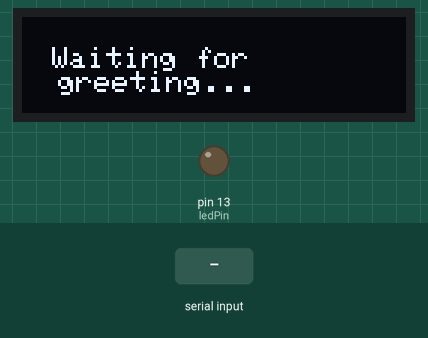
The sketch below on a simulated Arduino Uno, built with avr-gcc and run on an emulated ATmega328P. Shown: 128×32 one-colour display, output pins drawn as LEDs (lit = HIGH). The test bench sets the inputs (shaded band). The display library's start-up logo is not drawn.

Above: at 1.7 s.
1.8 s: "1" received over Serial
At 4.6 s:
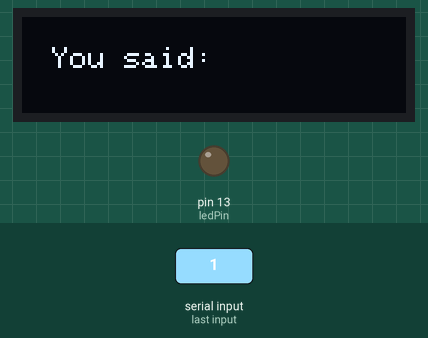
At 5.2 s:
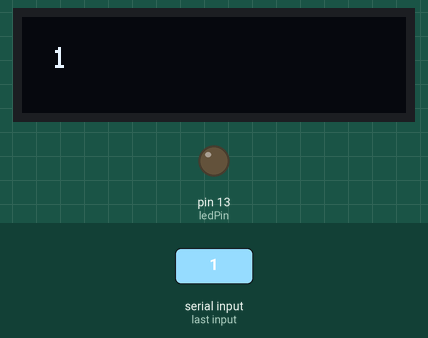
6.3 s: "0" received over Serial
At 8.6 s:
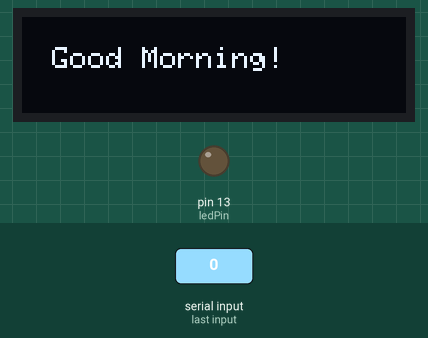
Timing chart, 0 to 10.1 s (numbered marks = the images above; inputs shaded):
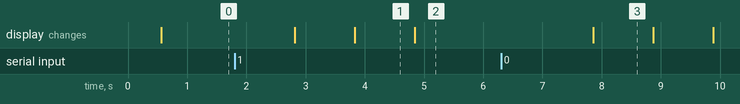

The sketch:

messageToScreen.ino
```cpp
#include <SPI.h>
#include <Wire.h>
#include <Adafruit_GFX.h>
#include <Adafruit_SSD1306.h>

#define SCREEN_WIDTH 128
#define SCREEN_HEIGHT 32

#define OLED_RESET 4
Adafruit_SSD1306 display(SCREEN_WIDTH, SCREEN_HEIGHT, &Wire, OLED_RESET);

int ledPin=13;
String message;

void setup(){
  pinMode(ledPin, OUTPUT);
  Serial.begin(9600);

  if(!display.begin(SSD1306_SWITCHCAPVCC, 0x3C)) {
    Serial.println(F("SSD1306 allocation failed"));
    for(;;);
  }

  display.display();
  delay(500);

  display.clearDisplay();

  display.setTextSize(1);
  display.setTextColor(SSD1306_WHITE);
  display.cp437(true);

  display.clearDisplay();
  display.setCursor(10, 10);
  display.print("Waiting for \n  greeting...");
  display.display();

}

void loop(){
  if(Serial.available()){         //From RPi to Arduino
    message = Serial.readString();  //conveting the value of chars to integer

    display.clearDisplay();
    display.setCursor(10, 10);
    display.print("Good Morning!");
    display.display();

    delay(1000);

    display.clearDisplay();
    display.setCursor(10, 10);
    display.print("You said: ");
    display.display();

    delay(1000);

    display.clearDisplay();
    display.setCursor(10, 10);
    display.print(message);
    display.display();

    delay(2000);
  }
}
```

Measured:
- after the input at 1.8 s, the display: first changes after 1.0 s (image 1 shows a later state)
- after the input at 6.3 s, the display: changes after 1.6 s (image 3)
- what the display in image 1 shows lasts 1.0 s, from 3.8 s to 4.8 s
